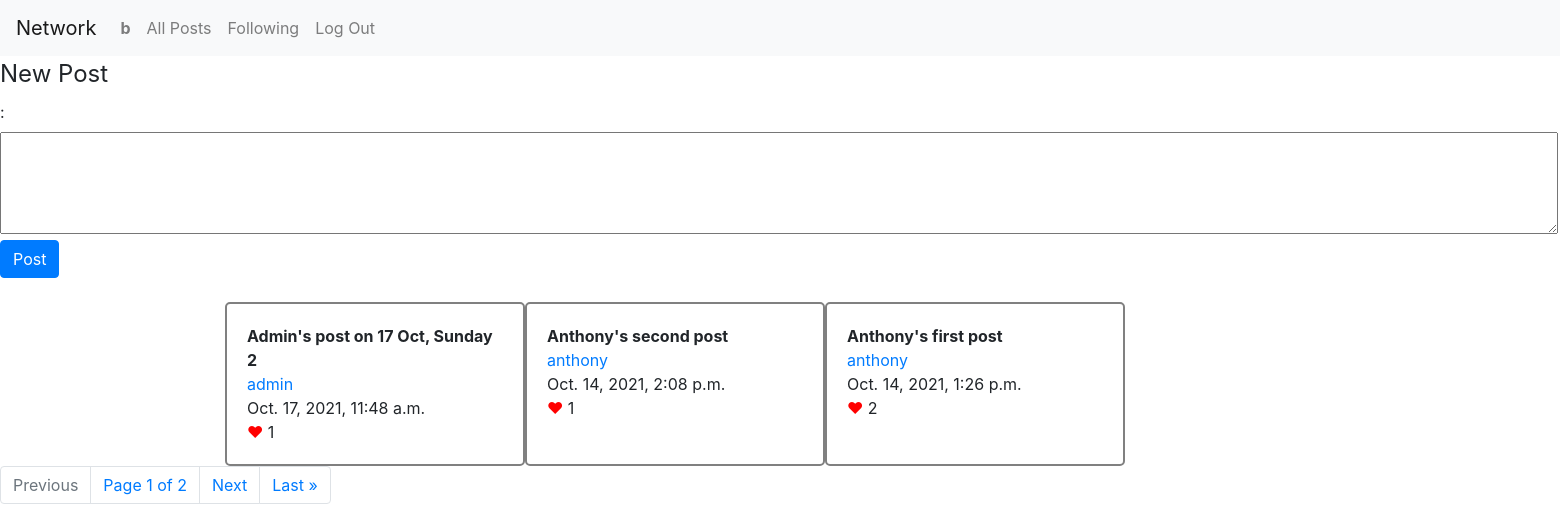
The app's page /following (signed in), older data.
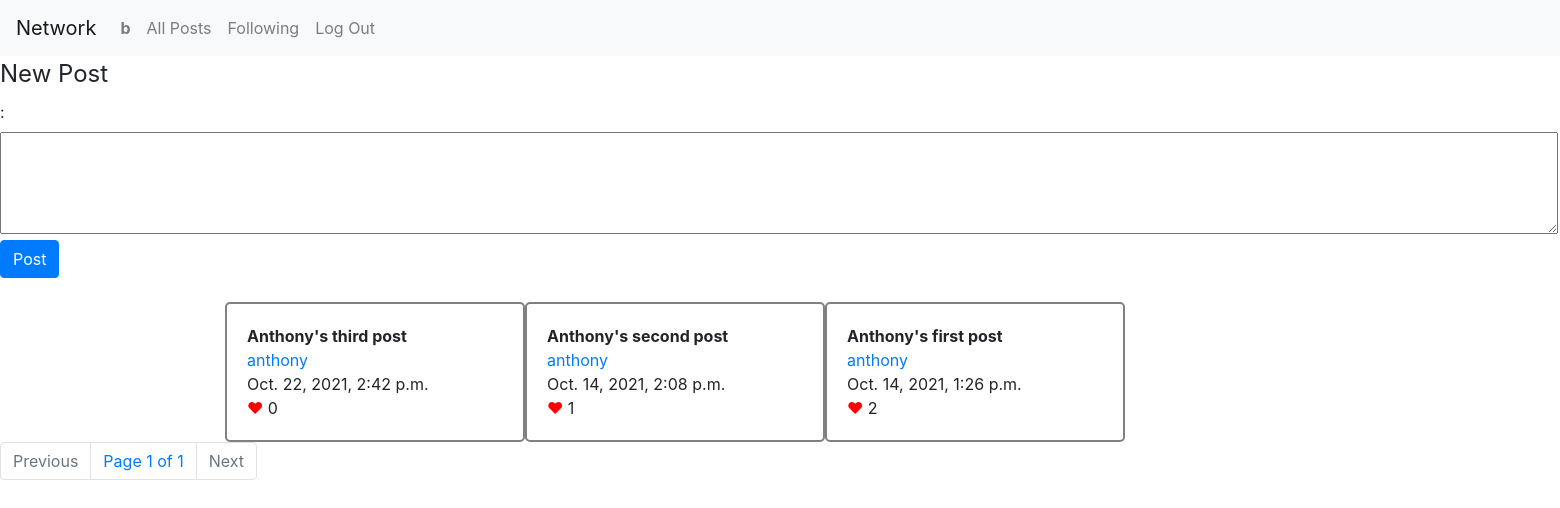
The same page, newer data.
### network/models.py (models this page shows, shortened)
class Post(models.Model):
    user = models.ForeignKey("User", on_delete=models.CASCADE, related_name="posts")
    content = models.TextField(blank=False)
    timestamp = models.DateTimeField(auto_now_add=True)
    likers = models.ManyToManyField("User", related_name="like_posts")
    def likes(self):
        return len(self.likers.all())

class User(AbstractUser):
    followers = models.ManyToManyField("User", blank=True, related_name="following")
    profile = models.TextField(max_length=256)

### network/views.py (the view)
# urls.py: path("", views.index, name="index"),
def index(request, scope=''):
    if scope == 0:
        return index(request, request.user.id)
    temp = {}
    if scope == 'following':
        post_list = Post.objects.filter(user__in=request.user.following.all())
    elif scope == '':
        post_list = Post.objects.all()
    else:
        post_list = Post.objects.filter(user=User.objects.get(id=scope))
        temp['looking_user'] = User.objects.get(id=scope)
        temp['follow_btn'] = "Unfollow" if temp['looking_user'].followed_by(request.user) else "Follow"
    post_list = post_list.order_by("-timestamp").all()
    paginator = Paginator(post_list, 3)
    page_obj = paginator.get_page(request.GET.get('page'))
    temp['post_form'] = PostForm().as_table()
    temp['page_obj'] = page_obj
    return render(request, "network/index.html", temp)

### network/templates/network/index.html (shortened to what this page needs)
{% extends "network/layout.html" %}
{% load static %}
{% block body %}
    {% if looking_user != None %}
        <div id="looking-user">
            <strong>{{ looking_user.username }}</strong><br>
            User Profile:
            {% if looking_user.username == user.username %}
                <a id='user-profile-edit-link' href='javascript:;'><i class="bi-pencil-square"></i></a>
                <a id='user-profile-save' href='javascript:;', style="display: none;"><i class="bi-save"></i></a>
            {% endif %}
            <br>
            <span id="user-profile">{{ looking_user.profile }}</span>
            <textarea id='user-profile-edit' rows="3", style="display: none;">{{ looking_user.profile }}</textarea><br>
            {% if user.is_authenticated %}
                {% if looking_user.username != user.username %}
                    <button class="follow-{{ looking_user.username }}" data-user='{{ looking_user.username }}'>{{ follow_btn }}</button><br>
                {% endif %}
            {% endif %}
        </div>
    {% else %}
        {% if user.is_authenticated %}
        <div id="new-post-area">
            <form>
                <fieldset>
                    <legend>New Post</legend>
                    {{ post_form }}<br>
                    <input type="submit" class="btn btn-primary" value="Post" id="btn-post">
                </fieldset>
            </form><br>
        </div>
        {% endif %}
    {% endif %}
    <div id="all-posts" class="container">
        {% for post in page_obj %}
        <div class='div-post'>
            <b id='content-{{ post.id }}' data-id='{{ post.id }}'>{{ post.content }}</b>
            <br>
            <a class='user-{{ post.user }}' data-user='{{ post.user }}' href="{% url 'user' scope=post.user.id %}">{{ post.user }}</a><br>
            {{ post.timestamp }}<br>
            <a id='like-{{ post.id }}' data-id='{{ post.id }}' href='javascript:;' style="color: red;">&hearts;</a> <span id='like-num-{{ post.id }}'>{{ post.likes }}</span>
        </div>
        <br>
        {% endfor %}
    </div>
    <div class="pagination">
        <nav aria-label="step-links">
            <ul class="pagination">
                {% if page_obj.has_previous %}
                    <li class="page-item">
                        <a class="page-link" href="?page=1">&laquo; First</a>
                    </li>
                    <li class="page-item">
                        <a class="page-link" href="?page={{ page_obj.previous_page_number }}">Previous</a>
                    </li>
                {% else %}
                    <li class="page-item disabled">
                        <a class="page-link" href="#" tabindex="-1" aria-disabled="true">Previous</a>
                    </li>
                {% endif %}
                <span class="page-link">
                    Page {{ page_obj.number }} of {{ page_obj.paginator.num_pages }}
                </span>
                {% if page_obj.has_next %}
                    <li class="page-item"><a class="page-link" href="?page={{ page_obj.next_page_number }}">Next</a></li>
                    <li class="page-item"><a class="page-link" href="?page={{ page_obj.paginator.num_pages }}">Last &raquo;</a></li>
                {% else %}
                    <li class="page-item disabled">
                        <a class="page-link" href="#" tabindex="1" aria-disabled="true">Next</a>
                    </li>
                {% endif %}
            </ul>
        </nav>
    </div>
{% endblock %}

Row changes from the older to the newer data that the page shows:
no longer on this page (row unchanged): Post: content "Admin's post on 17 Oct, Sunday 2", user "admin", timestamp "Oct. 17, 2021, 11:48 a.m.", likes "1"
added Post: content "Anthony's third post", user "anthony", timestamp "Oct. 22, 2021, 2:42 p.m.", likes "0"
Text that changed along with them:
{{ page_obj.paginator.num_pages }}: "2" → "1"
text no longer shown: "Last »"
